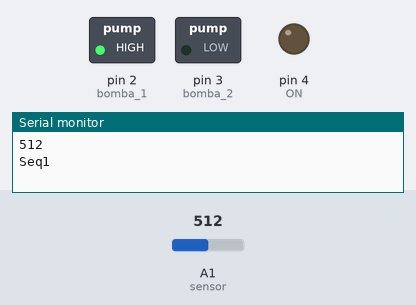
Bench run of a sketch on a simulated Arduino Uno, built with avr-gcc and run on an emulated ATmega328P. On the bench: switched loads named in the sketch (green lamp = pin HIGH), output pins drawn as LEDs (lit = HIGH), the last lines printed to the serial monitor. The test bench sets the inputs (shaded band); at power-on: A1 (sensor) = 512.

Above: at 0.1 s.
At 5.9 s:
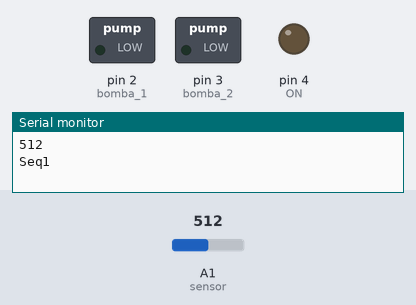
At 17.9 s:
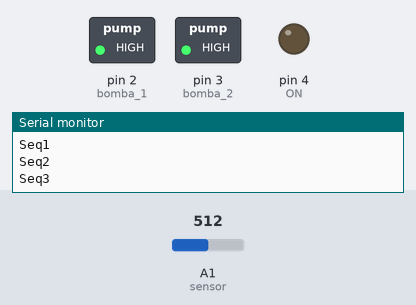
At 39.9 s:
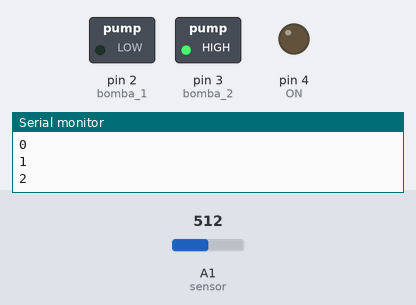
Timing chart, 0 to 40.0 s (numbered marks = the images above):
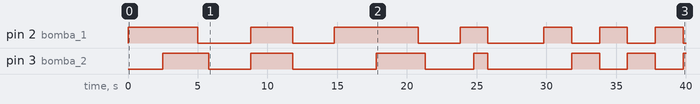

The sketch:

fontenario.ino
```cpp
/*
 Name:		fontenario.ino
 Created:	3/14/2019 5:02:10 PM
 Author:	PTL00023-PAN006
*/
#include <Servo.h>
const int bomba_1 = 2;
const int bomba_2 = 3;
const int sensor = A1;
int ValorSensor = 0;
const int ON = 4;
int Temporizador[11] = {500, 1000, 1500, 2000, 2500, 3000, 3500, 4000, 4500, 5000, 5500};
// the setup function runs once when you press reset or power the board
void setup() {
	pinMode(bomba_1, OUTPUT);
	pinMode(bomba_2, OUTPUT);
	pinMode(ON, OUTPUT);
	pinMode(sensor, INPUT);
	Serial.begin(9600);
	Servo Dt, Esq;
	}

// the loop function runs over and over again until power down or reset
void loop() {
	ValorSensor = analogRead(sensor);
	Serial.println(ValorSensor);
	if (sensor <= 50) {
		Sequencia_1();
		delay(2000);
		Sequencia_2();
		delay(2000);
		Sequencia_3();
		delay(2000);
		Sequencia_4();
		delay(2000);
		Sequencia_5();
		Sequencia_6();
		Serial.println("pausa no sistema");
		delay(10000);
	}
	else
	{
		digitalWrite(bomba_1, LOW);
		digitalWrite(bomba_2, LOW);
	}
}
void Sequencia_1() {
	Serial.println("Seq1");
	digitalWrite(bomba_1, HIGH);
	delay(2500);
	digitalWrite(bomba_2, HIGH);
	delay(2500);
	digitalWrite(bomba_1, LOW);
	delay(800);
	digitalWrite(bomba_2, LOW);
	delay(1000);
}
void Sequencia_2() {
	Serial.println("Seq2");
	digitalWrite(bomba_1, HIGH);
	digitalWrite(bomba_2, HIGH);
	delay(3000);
	digitalWrite(bomba_1, LOW);
	digitalWrite(bomba_2, LOW);
	delay(1000);
}
void Sequencia_3() {
	Serial.println("Seq3");
	digitalWrite(bomba_1, HIGH);
	delay(3000);
	digitalWrite(bomba_2, HIGH);
	delay(3000);
	digitalWrite(bomba_1, LOW);
	delay(500);
	digitalWrite(bomba_2, LOW);
	delay(500);
}
void Sequencia_4() {
	Serial.println("Seq4");
	digitalWrite(bomba_1, HIGH);
	delay(1000);
	digitalWrite(bomba_2, HIGH);
	delay(1000);
	digitalWrite(bomba_1, LOW);
	digitalWrite(bomba_2, LOW);
	delay(2000);
}
void  Sequencia_5() {
	Serial.println("Seq5");
	for (int a = 0; a < 6; a++) {
		Serial.println(a);
		digitalWrite(bomba_1, HIGH);
		delay(2000);
		digitalWrite(bomba_1, LOW);
		digitalWrite(bomba_2, HIGH);
		delay(2000);
		digitalWrite(bomba_2, LOW);
	}
}
void  Sequencia_6() {
	Serial.println("Seq6");
	for (int a = 10; a >= 0; a--) {
		Serial.println(Temporizador[a]);
		digitalWrite(bomba_1, HIGH);
		delay(Temporizador[a]);
		digitalWrite(bomba_1, LOW);
		digitalWrite(bomba_2, HIGH);
		delay(Temporizador[a]);
		digitalWrite(bomba_2, LOW);
	}
}
```

Measured:
- by itself, pin 2 (bomba_1): LOW → HIGH at 0.00 s, → LOW 5.0 s later, → HIGH 3.8 s later, → LOW 3.0 s later, … (14 changes in this stretch)
- by itself, pin 3 (bomba_2): LOW → HIGH at 2.5 s, → LOW 3.3 s later, → HIGH 3.0 s later, → LOW 3.0 s later, … (13 changes in this stretch)
